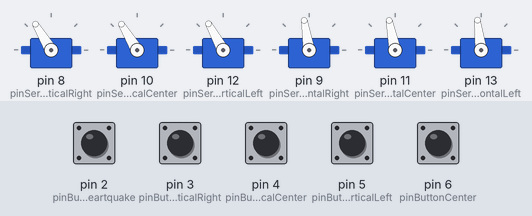
This sketch was run on a simulated Arduino Uno, built with avr-gcc and run on an emulated ATmega328P. Parts: 6 × servo. The test bench sets the inputs (shaded band); at power-on: pin 2 (pinButtonHeartquake), pin 3 (pinButtonVerticalRight), pin 4 (pinButtonVerticalCenter), pin 5 (pinButtonVerticalLeft), pin 6 (pinButtonCenter) HIGH.

Above: at 1.4 s.
1.5 s: pin 2 (pinButtonHeartquake) pulled LOW for 1 s
At 2.3 s:
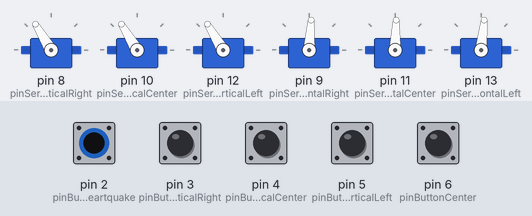
4.5 s: pin 3 (pinButtonVerticalRight) pulled LOW for 0.15 s
At 6.6 s:
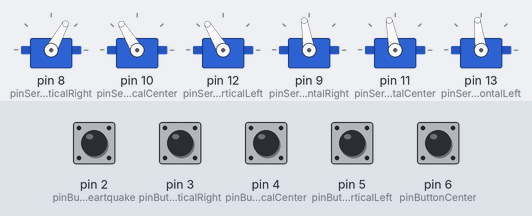
7.3 s: pin 6 (pinButtonCenter) pulled LOW for 0.15 s
At 9.8 s:
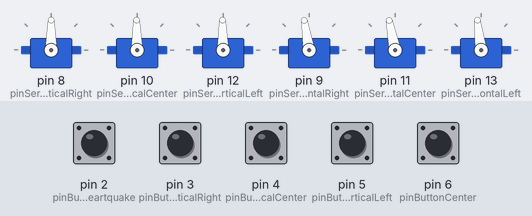
10.4 s: pin 6 (pinButtonCenter) pulled LOW for 1 s
At 11.21 s:
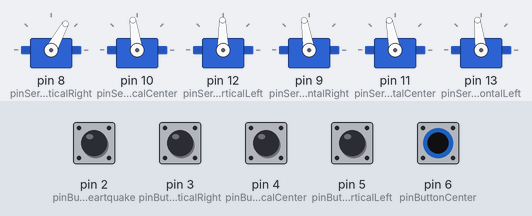
13.4 s: pin 4 (pinButtonVerticalCenter) pulled LOW for 0.15 s
At 15.8 s:
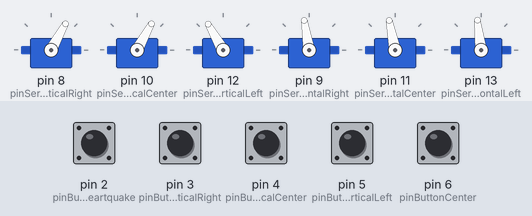
16.1 s: pin 5 (pinButtonVerticalLeft) pulled LOW for 0.15 s
At 18.4 s:
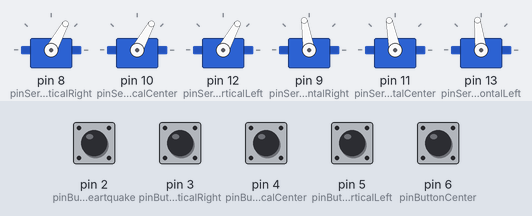
Timing chart, 0 to 19.8 s (numbered marks = the images above; inputs shaded):
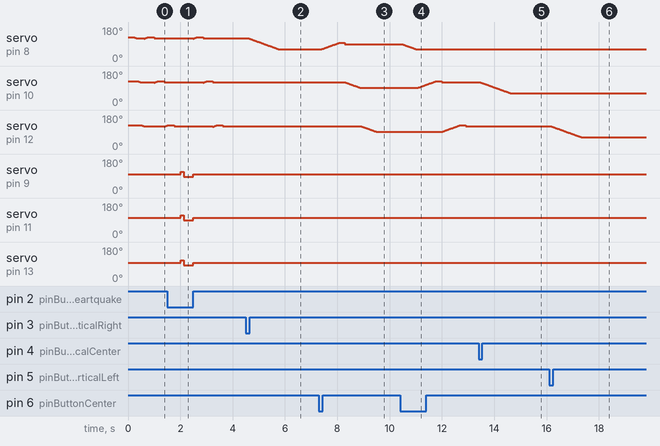

The sketch:

codice_arduino.ino
```cpp
#include <Servo.h>

/* --- VARIABLES AND CONSTANTS --- */

// Servomotors initialization
Servo servoVerticalRight;
Servo servoVerticalCenter;
Servo servoVerticalLeft;
Servo servoHorizontalRight;
Servo servoHorizontalCenter;
Servo servoHorizontalLeft;

// Buttons pins
const int pinButtonHeartquake = 2;
const int pinButtonVerticalRight = 3;
const int pinButtonVerticalCenter = 4;
const int pinButtonVerticalLeft = 5;
const int pinButtonCenter = 6;

// Servomotors pins
const int pinServoVerticalRight = 8;
const int pinServoVerticalCenter = 10;
const int pinServoVerticalLeft = 12;
const int pinServoHorizontalRight = 9;
const int pinServoHorizontalCenter = 11;
const int pinServoHorizontalLeft = 13;

// Calibration of servomotors
const int initialStateVerticalRight = 90;
const int initialStateVerticalCenter = 90;
const int initialStateVerticalLeft = 90;
const int initialStateHorizontalRight = 99;
const int initialStateHorizontalCenter = 101;
const int initialStateHorizontalLeft = 97;

// Servo Motor Stress Index
const int servoStressIndex = 7;

// It is used to trigger the relaxation of the servos only
// once after the earthquake
int triggerRelaxAfterHeartquake = 0;

// Movement limits
const int maxVertical = 30;
const int minVertical = -30;
const int maxHorizontal = 13;
const int minHorizontal = -13;

// Button states
bool statusButtonHeartquake = false;
bool statusButtonVerticalRight = false;
bool statusButtonVerticalCenter = false;
bool statusButtonVerticalLeft = false;
bool statusButtonCenter = false;


/* --- UTILITY FUNCTIONS --- */

/**
 * Move the servo to a target position slowly, avoiding strain.
 *
 * @param servo The servo motor to be controlled.
 * @param target The target angle to move the servo to.
 */
void writeSlowly(Servo& servo, int target) {
  int initialValue = servo.read();

  if (initialValue > target) {
    for (int i = initialValue; i > target; i--) {
      servo.write(i);
      delay(20);
    }
  } else {
    if (initialValue != target) {
      for (int i = initialValue; i < target + servoStressIndex; i++) {
        servo.write(i);
        delay(20);
      }
      delay(200);
      servo.write(target);
    }
  }
}  //writeSlowly

/**
 * Starts heartquake
 */
void startHeartquake() {
  servoHorizontalRight.write(initialStateHorizontalRight + maxHorizontal);
  servoHorizontalCenter.write(initialStateHorizontalCenter + maxHorizontal);
  servoHorizontalLeft.write(initialStateHorizontalLeft + maxHorizontal);
  delay(100);
  servoHorizontalRight.write(initialStateHorizontalRight + minHorizontal);
  servoHorizontalCenter.write(initialStateHorizontalCenter + minHorizontal);
  servoHorizontalLeft.write(initialStateHorizontalLeft + minHorizontal);
  delay(100);
}  //startHeartquake

/**
 * Center the servos along the x-axis
 */
void centerHorizontally() {
  servoHorizontalRight.write(initialStateHorizontalRight);
  servoHorizontalCenter.write(initialStateHorizontalCenter);
  servoHorizontalLeft.write(initialStateHorizontalLeft);
}  //centerHorizontally

/**
 * Center the servos along the y-axis
 */
void centerVertically() {
  writeSlowly(servoVerticalRight, initialStateVerticalRight);
  writeSlowly(servoVerticalCenter, initialStateVerticalCenter);
  writeSlowly(servoVerticalLeft, initialStateVerticalLeft);
}  //centerVertically

/**
 * Relaxes the servos to avoid strain after stopping the earthquake.
 */
void relaxServos() {
  servoVerticalRight.write(servoVerticalRight.read() - 2);
  writeSlowly(servoVerticalRight, servoVerticalRight.read() + 2);
  servoVerticalCenter.write(servoVerticalCenter.read() - 2);
  writeSlowly(servoVerticalCenter, servoVerticalCenter.read() + 2);
  servoVerticalLeft.write(servoVerticalLeft.read() - 2);
  writeSlowly(servoVerticalLeft, servoVerticalLeft.read() + 2);
}  //relaxServos


/* --- BUTTONS MANAGEMENT FUNCTIONS --- */

/**
 * Toggles the status of a button-controlled servo and moves it to the target position.
 *
 * @param pin The pin number associated with the button.
 * @param status The current status of the button (true or false).
 * @param servo The servo motor to control.
 * @param initialState The initial position of the servo.
 */
void handleButton(int pin, bool& status, Servo& servo, int initialState) {
  if (statusButtonCenter == false) {
    if (digitalRead(pin) == LOW) {
      status = !status;
      delay(50);  // Debounce delay
    }

    if (status == true) {
      writeSlowly(servo, initialState + minVertical);  // Collapse position
    } else {
      writeSlowly(servo, initialState + maxVertical);  // Raised position
    }
  }
}  //handleButton

/**
 * Start/stop earthquake
 */
void handleButtonHeartquake() {
  if (statusButtonCenter == false) {
    if (digitalRead(pinButtonHeartquake) == LOW) {
      statusButtonHeartquake = !statusButtonHeartquake;
      delay(200);  // Debounce delay
    }

    if (statusButtonHeartquake == true) {
      startHeartquake();
      triggerRelaxAfterHeartquake = 0;
    } else {
      centerHorizontally();
      triggerRelaxAfterHeartquake = triggerRelaxAfterHeartquake + 1;
      if (triggerRelaxAfterHeartquake == 1) {
        relaxServos();
        if (triggerRelaxAfterHeartquake >= 200) {
          triggerRelaxAfterHeartquake = 50;
        }
      }
    }
  }
}  //handleButtonHeartquake

/**
 * Centers/resets both horizontal and vertical servos when
 * the corresponding button is pressed
 */
void handleButtonCenter() {
  if (digitalRead(pinButtonCenter) == LOW) {
    statusButtonCenter = !statusButtonCenter;
    delay(50);  // Debounce delay
  }

  if (statusButtonCenter == true) {
    centerHorizontally();
    centerVertically();
  }
}  //handleButtonCenter


/* --- SETUP AND LOOP --- */

void setup() {
  // Attaching the servo motors to the corresponding pins
  servoVerticalRight.attach(pinServoVerticalRight);
  servoVerticalCenter.attach(pinServoVerticalCenter);
  servoVerticalLeft.attach(pinServoVerticalLeft);
  servoHorizontalRight.attach(pinServoHorizontalRight);
  servoHorizontalCenter.attach(pinServoHorizontalCenter);
  servoHorizontalLeft.attach(pinServoHorizontalLeft);

  // Setting up buttons with internal pull-up resistors
  pinMode(pinButtonVerticalRight, INPUT_PULLUP);
  pinMode(pinButtonVerticalCenter, INPUT_PULLUP);
  pinMode(pinButtonVerticalLeft, INPUT_PULLUP);
  pinMode(pinButtonCenter, INPUT_PULLUP);
  pinMode(pinButtonHeartquake, INPUT_PULLUP);

  // Initial positions
  int vGap = maxVertical + servoStressIndex;
  servoVerticalRight.write(initialStateVerticalRight + vGap);
  servoVerticalCenter.write(initialStateVerticalCenter + vGap);
  servoVerticalLeft.write(initialStateVerticalLeft + vGap);
  servoHorizontalRight.write(initialStateHorizontalRight);
  servoHorizontalCenter.write(initialStateHorizontalCenter);
  servoHorizontalLeft.write(initialStateHorizontalLeft);
  delay(200);

  Serial.begin(9600);
}  //setup

void loop() {
  handleButton(pinButtonVerticalRight, statusButtonVerticalRight, servoVerticalRight, initialStateVerticalRight);
  handleButton(pinButtonVerticalCenter, statusButtonVerticalCenter, servoVerticalCenter, initialStateVerticalCenter);
  handleButton(pinButtonVerticalLeft, statusButtonVerticalLeft, servoVerticalLeft, initialStateVerticalLeft);

  handleButtonCenter();
  handleButtonHeartquake();
}  //loop
```

Measured:
- after the input at 1.5 s, servo on pin 9 (pinServoHorizontalRight): 99° → 112° after 0.53 s, → 86° 0.10 s later, → 99° 0.36 s later; servo on pin 11 (pinServoHorizontalCenter): 101° → 114° after 0.53 s, → 88° 0.10 s later, → 101° 0.36 s later; servo on pin 13 (pinServoHorizontalLeft): 97° → 110° after 0.53 s, → 84° 0.10 s later, → 97° 0.36 s later
- after the input at 4.5 s, servo on pin 8 (pinServoVerticalRight): moves from 121° to 61° over 1.2 s, starting after 0.11 s
- after the input at 7.3 s, servo on pin 8 (pinServoVerticalRight): rises from 61° to 96° in 0.68 s, then falls to 90° in 0.22 s; servo on pin 10 (pinServoVerticalCenter): moves from 121° to 91° over 0.58 s, starting after 1.0 s; servo on pin 12 (pinServoVerticalLeft): moves from 121° to 91° over 0.58 s, starting after 1.6 s
- after the input at 10.4 s, servo on pin 8 (pinServoVerticalRight): moves from 90° to 61° over 0.56 s, starting after 0.08 s; servo on pin 10 (pinServoVerticalCenter), servo on pin 12 (pinServoVerticalLeft): rises from 91° to 126° in 0.68 s, then falls to 120° in 0.22 s
- after the input at 13.4 s, servo on pin 10 (pinServoVerticalCenter): moves from 120° to 61° over 1.2 s, starting after 0.09 s
- after the input at 16.1 s, servo on pin 12 (pinServoVerticalLeft): moves from 120° to 61° over 1.2 s, starting after 0.10 s
